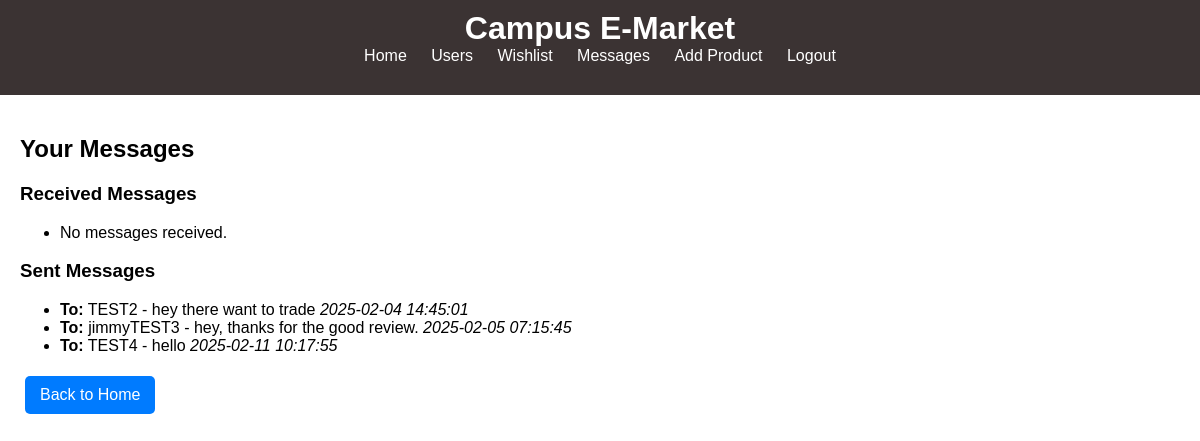
Screenshot of /messages (signed in) with the database file from the repository.
### app/models.py (models this page shows, shortened)
class Message(db.Model):
    id = db.Column(db.Integer, primary_key=True)
    content = db.Column(db.Text, nullable=False)
    sender_id = db.Column(db.Integer, db.ForeignKey('user.id'), nullable=False)
    receiver_id = db.Column(db.Integer, db.ForeignKey('user.id'), nullable=False)
    timestamp = db.Column(db.DateTime, default=db.func.current_timestamp())
    sender = db.relationship('User', foreign_keys=[sender_id], backref='sent_messages')
    receiver = db.relationship('User', foreign_keys=[receiver_id], backref='received_messages')

class User(UserMixin, db.Model):
    id = db.Column(db.Integer, primary_key=True)
    username = db.Column(db.String(50), unique=True, nullable=False)
    email = db.Column(db.String(100), unique=True, nullable=False)
    password_hash = db.Column(db.String(128), nullable=False)
    is_admin = db.Column(db.Boolean, default=False)
    products = db.relationship('Product', backref='seller', lazy=True)
    reviews = db.relationship('Review', backref='user', lazy=True)
    wishlist_products = db.relationship('Product', secondary=wishlist, lazy='subquery',
                                       backref=db.backref('wishlisted_by', lazy=True))

### app/routes.py (the view)
@main.route ('/messages' ,methods=["GET"])
@login_required
def messages():
     received_messages = Message.query.filter_by(receiver_id=current_user.id).all()
     sent_messages = Message.query.filter_by(sender_id=current_user.id).all()
     return render_template('messages.html', received_messages=received_messages, sent_messages=sent_messages)

### app/models.py (called while the page is built)
@login_manager.user_loader
def load_user(user_id):
    return User.query.get(int(user_id))

### app/templates/messages.html
{% extends "base.html" %}
{% block content %}
<h2>Your Messages</h2>
<h3>Received Messages</h3>
<ul>
    {% for message in received_messages %}
        <li><strong>From:</strong> {{ message.sender.username }} - {{ message.content }} <em>{{ message.timestamp }}</em></li>
    {% else %}
        <li>No messages received.</li>
    {% endfor %}
</ul>
<h3>Sent Messages</h3>
<ul>
    {% for message in sent_messages %}
        <li><strong>To:</strong> {{ message.receiver.username }} - {{ message.content }} <em>{{ message.timestamp }}</em></li>
    {% else %}
        <li>No messages sent.</li>
    {% endfor %}
</ul>
<a href="{{ url_for('main.index') }}" class="btn btn-primary">Back to Home</a>
{% endblock %}

### app/static/css/styles.css (style rules this page uses)
body { font-family: Arial, sans-serif; margin: 0; padding: 0; background-color:white; }
.btn { display: inline-block; padding: 10px 15px; margin: 5px; border: none; border-radius: 5px; color: white; text-decoration: none; }
.btn-primary { background-color: #007bff; }

### rows the page displays
Message: receiver.username "TEST2", content "hey there want to trade", timestamp "2025-02-04 14:45:01"
Message: receiver.username "jimmyTEST3", content "hey, thanks for the good review.", timestamp "2025-02-05 07:15:45"
Message: receiver.username "TEST4", content "hello", timestamp "2025-02-11 10:17:55"
